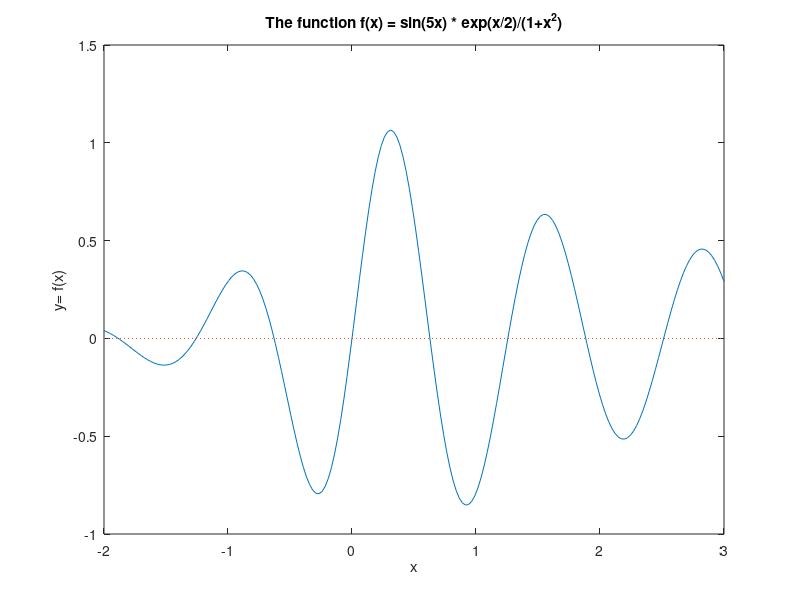

MATLAB code to generate this figure:
L= -2;
R= 3;
N= 200;

x= linspace(L, R, N);
y= sin(5*x).*exp(x/2)./(1+x.^2);

plot(x,y,[L R],[0 0],':')
title('The function f(x) = sin(5x) * exp(x/2)/(1+x^2)')
ylabel('y= f(x)')
xlabel('x')